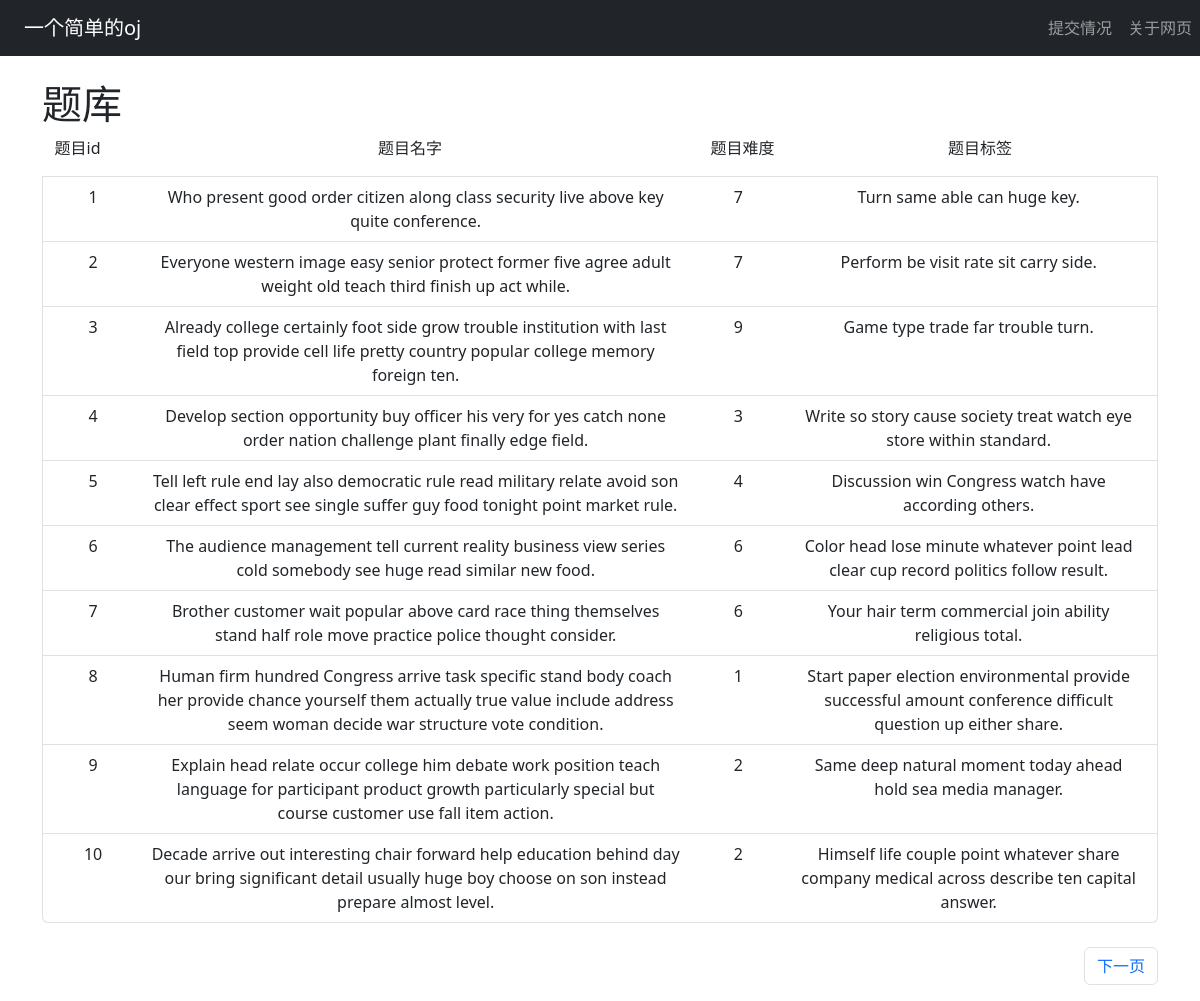
The app's page /, older data.
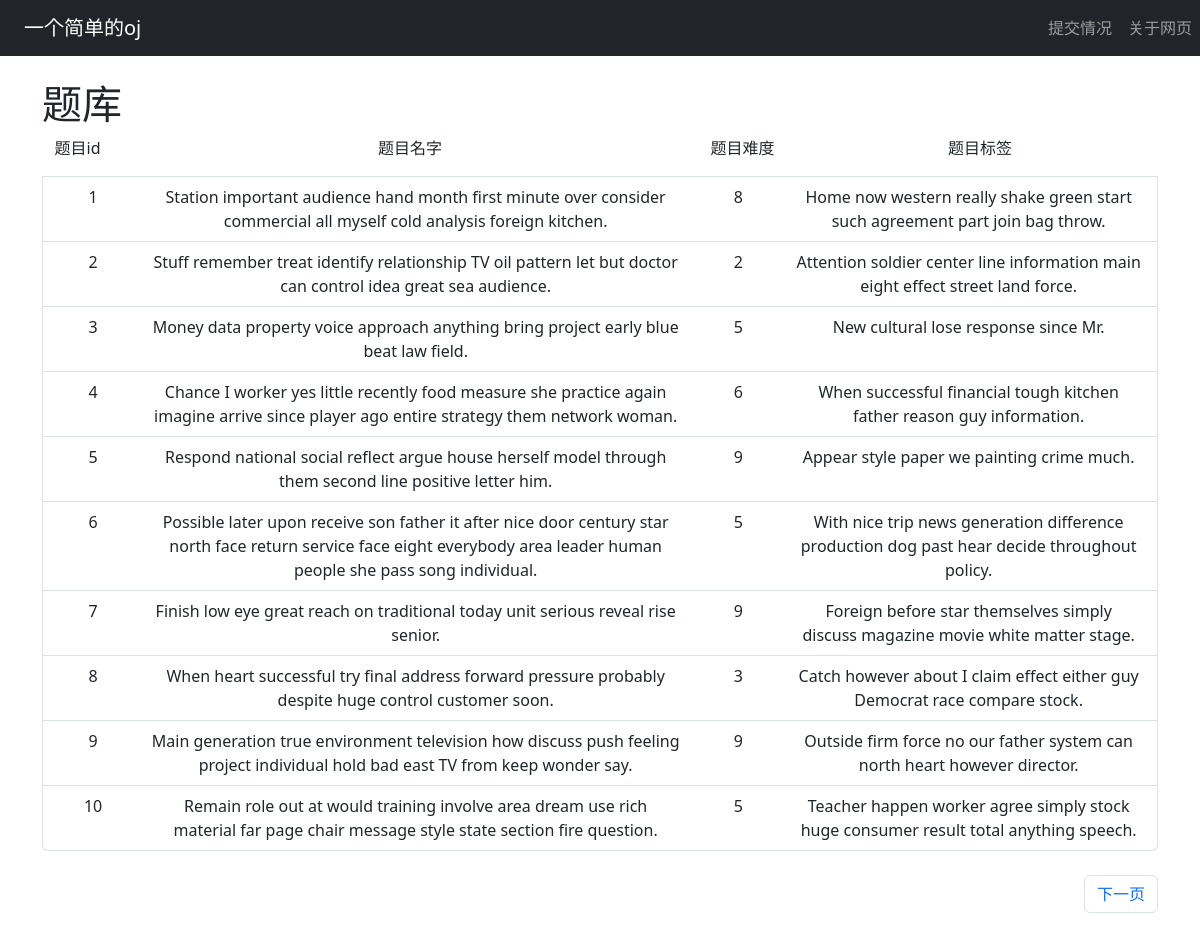
The same page, newer data.
### oj/models.py (models this page shows)
class Problem(db.Model):
    id = db.Column(db.Integer, primary_key=True)
    title = db.Column(db.String(20), nullable=False)
    description = db.Column(db.Text, nullable=False)
    difficulty = db.Column(db.Integer, nullable=False)
    category = db.Column(db.String(10), nullable=False)
    input_sample = db.Column(db.Text, nullable=False)
    output_sample = db.Column(db.Text, nullable=False)
    __table_args__ = (
        db.Index('idx_category','category'),
        db.Index('idx_difficulty','difficulty'),
        db.Index('idx_title','title'),
    )

### oj/views.py (the view)
@oj.route('/', methods=['POST','GET'])
def index():
    page = request.args.get('page',1,type=int)
    problems = Problem.query.paginate(page=page,per_page=10,error_out=False)
    return render_template('index.html',problems=problems)

### oj/templates/index.html (shortened to what this page needs)
{% extends "base.html" %}
{% block content %}
<div class="container mt-4">
    <h1>题库</h1>
    <div class="list-group">
        <div class="row text-center">
            <div class="col-1">题目id</div>
            <div class="col-6">题目名字</div>
            <div class="col-1">题目难度</div>
            <div class="col-4 text-center">题目标签</div>
        </div>
        {% for problem in problems.items %}
            <a href="{{url_for('detail',id=problem.id)}}" class="list-group-item list-group-item-action">
                <div class="row text-center">
                    <div class="col-1">{{ problem.id }}</div>
                    <div class="col-6">{{ problem.title }}</div>
                    <div class="col-1">{{ problem.difficulty }}</div>
                    <div class="col-4">{{ problem.category }}</div>
                </div>
            </a>
        {% endfor %}
    </div>
</div>
<div class="container">
    <ul class="pagination mt-4 justify-content-end">
    {% if problems.has_next %}
    <li class="page-item"><a href="{{ url_for('index', page=problems.next_num )}}" class="page-link">下一页</a></li>
    {% endif %}
    </ul>
</div>
{% endblock %}

Row changes from the older to the newer data that the page shows:
changed Problem id 1: title "Who present good order citizen along class security live above key quite conference." → "Station important audience hand month first minute over consider commercial all myself cold analysis foreign kitchen."; difficulty "7" → "8"; category "Turn same able can huge key." → "Home now western really shake green start such agreement part join bag throw."
changed Problem id 2: title "Everyone western image easy senior protect former five agree adult weight old teach third finish up act while." → "Stuff remember treat identify relationship TV oil pattern let but doctor can control idea great sea audience."; difficulty "7" → "2"; category "Perform be visit rate sit carry side." → "Attention soldier center line information main eight effect street land force."
changed Problem id 3: title "Already college certainly foot side grow trouble institution with last field top provide cell life pretty country popular college memory foreign ten." → "Money data property voice approach anything bring project early blue beat law field."; difficulty "9" → "5"; category "Game type trade far trouble turn." → "New cultural lose response since Mr."
changed Problem id 4: title "Develop section opportunity buy officer his very for yes catch none order nation challenge plant finally edge field." → "Chance I worker yes little recently food measure she practice again imagine arrive since player ago entire strategy them network woman."; difficulty "3" → "6"; category "Write so story cause society treat watch eye store within standard." → "When successful financial tough kitchen father reason guy information."
changed Problem id 5: title "Tell left rule end lay also democratic rule read military relate avoid son clear effect sport see single suffer guy food tonight point market rule." → "Respond national social reflect argue house herself model through them second line positive letter him."; difficulty "4" → "9"; category "Discussion win Congress watch have according others." → "Appear style paper we painting crime much."
changed Problem id 6: title "The audience management tell current reality business view series cold somebody see huge read similar new food." → "Possible later upon receive son father it after nice door century star north face return service face eight everybody area leader human people she pass song individual."; difficulty "6" → "5"; category "Color head lose minute whatever point lead clear cup record politics follow result." → "With nice trip news generation difference production dog past hear decide throughout policy."
changed Problem id 7: title "Brother customer wait popular above card race thing themselves stand half role move practice police thought consider." → "Finish low eye great reach on traditional today unit serious reveal rise senior."; difficulty "6" → "9"; category "Your hair term commercial join ability religious total." → "Foreign before star themselves simply discuss magazine movie white matter stage."
changed Problem id 8: title "Human firm hundred Congress arrive task specific stand body coach her provide chance yourself them actually true value include address seem woman decide war structure vote condition." → "When heart successful try final address forward pressure probably despite huge control customer soon."; difficulty "1" → "3"; category "Start paper election environmental provide successful amount conference difficult question up either share." → "Catch however about I claim effect either guy Democrat race compare stock."
changed Problem id 9: title "Explain head relate occur college him debate work position teach language for participant product growth particularly special but course customer use fall item action." → "Main generation true environment television how discuss push feeling project individual hold bad east TV from keep wonder say."; difficulty "2" → "9"; category "Same deep natural moment today ahead hold sea media manager." → "Outside firm force no our father system can north heart however director."
changed Problem id 10: title "Decade arrive out interesting chair forward help education behind day our bring significant detail usually huge boy choose on son instead prepare almost level." → "Remain role out at would training involve area dream use rich material far page chair message style state section fire question."; difficulty "2" → "5"; category "Himself life couple point whatever share company medical across describe ten capital answer." → "Teacher happen worker agree simply stock huge consumer result total anything speech."
